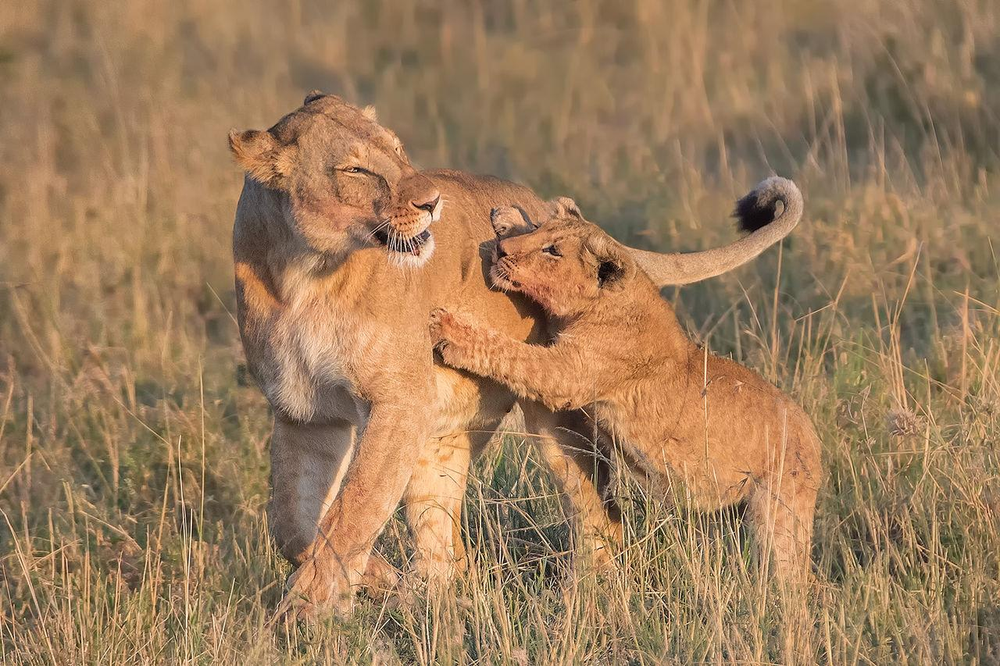
#> input picture L6/image_svd/image.png, 1000 x 666 px, shrunk from 1280 x 853 before the run
$ jupyter execute img_svd.ipynb
#> lines starting #> are read from the running program, lines starting #| are printed output that depends on the picture
[cell 1]
import numpy as np
from scipy.linalg import svd
from PIL import Image
import matplotlib.pyplot as plt
import matplotlib.image as img

[cell 2]
# 取前k倍奇异值数量的特征，对图像进行还原
def get_image_feature(s, k):
    # 对于S，只保留前K个特征值
    s_temp = np.zeros(s.shape[0])
    n = int(s.shape[0]*k)
    s_temp[0:n] = s[0:n]
    s = s_temp * np.identity(s.shape[0])
    # 用新的s_temp，以及p,q重构A
    temp = np.dot(p, s)
    temp = np.dot(temp, q)
    plt.imshow(temp, cmap=plt.cm.gray, interpolation='nearest')
    plt.show()
    print(A-temp)

[cell 3]
# 将 RGB 转为灰度图
def rgb2gray(rgb):
    return np.dot(rgb[..., :3], [0.299, 0.587, 0.114])

[cell 4]
# 加载图片
image = img.imread('./image.png', 0)
#> image is the input picture: shape (666, 1000, 3) float32; mean R, G, B 0.617, 0.49, 0.36
A = rgb2gray(image)
#> in rgb2gray, `return np.dot(rgb[..., :3], [0.299, 0.587, 0.114])`:
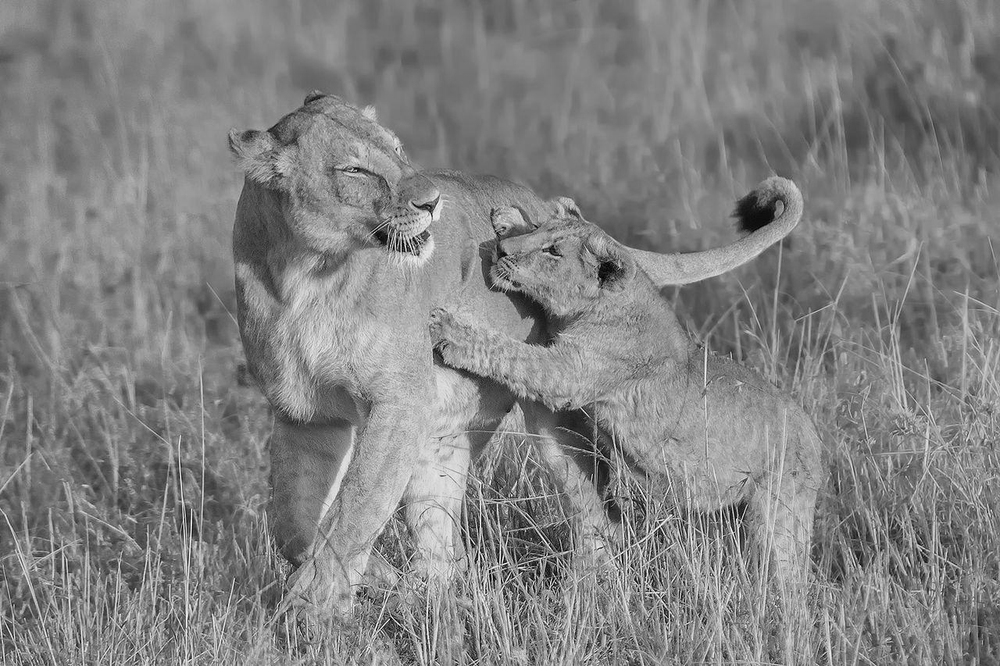
#> returned value: shape (666, 1000) float64; min 0, max 0.992, mean 0.513
# 显示原图像
plt.imshow(A, cmap=plt.cm.gray, interpolation='nearest')
plt.show()

[cell 5]
A

[cell 6]
# 对图像矩阵A进行奇异值分解，得到p,s,q
p, s, q = svd(A, full_matrices=False)
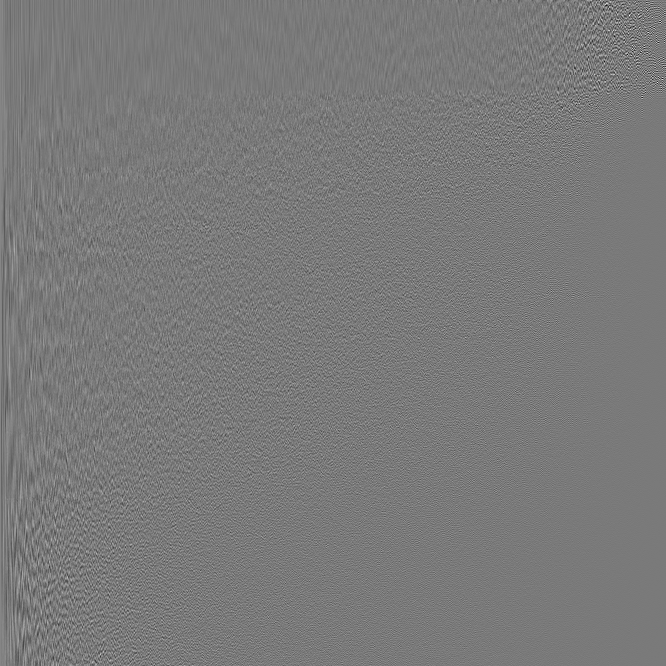
#> p: shape (666, 666) float64; min -0.413, max 0.449, mean 5.99e-05; drawn with min black and max white
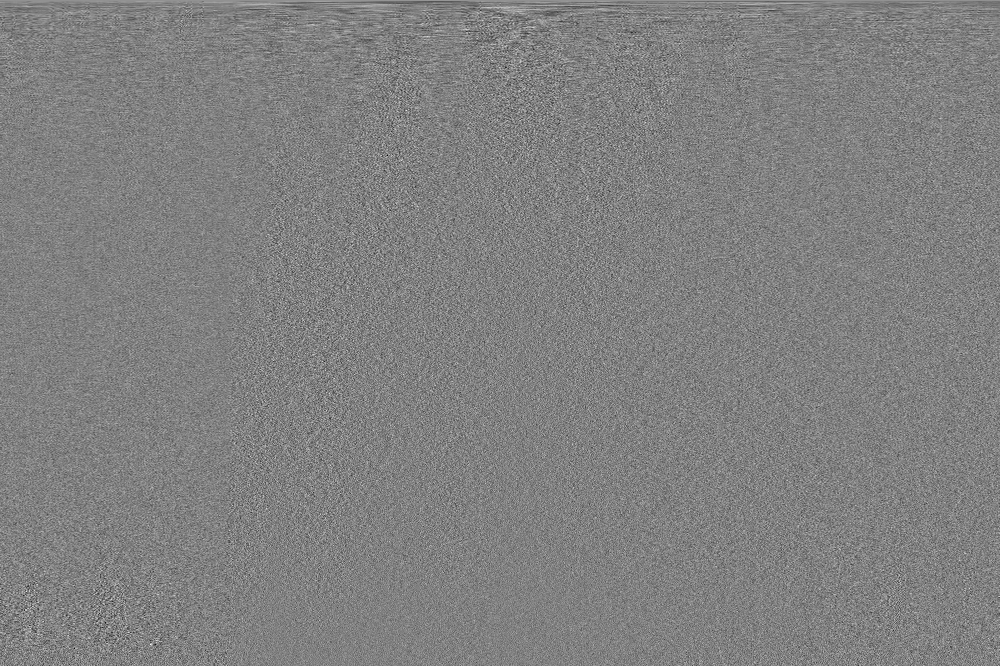
#> q: shape (666, 1000) float64; min -0.231, max 0.226, mean 5.17e-05; drawn with min black and max white
#> s = 666 values, max 420.2 at index 0, min 0.0189 at index 665, mean 2.71
# 取前1%特征，对图像进行还原
get_image_feature(s, 0.01)
#> in get_image_feature, `temp = np.dot(p, s)`:
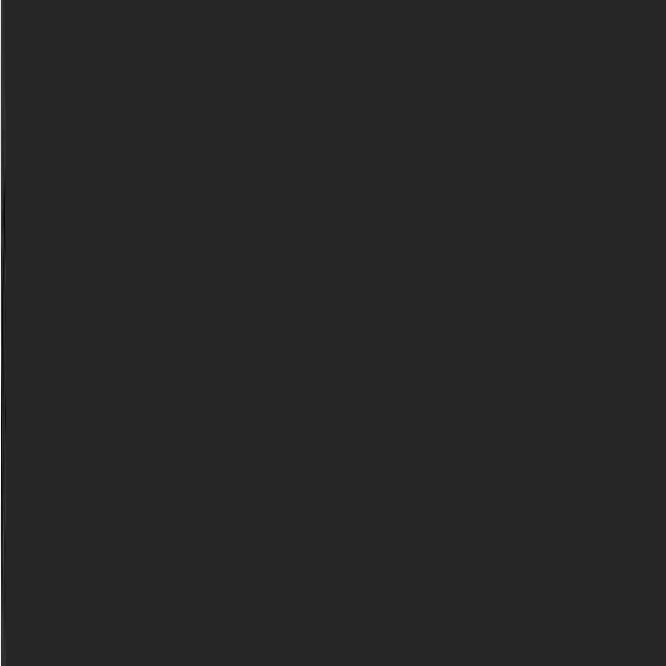
#> temp: shape (666, 666) float64; min -3.19, max 17.68, mean 0.0245; drawn with min black and max white
#> in get_image_feature, `temp = np.dot(temp, q)`:
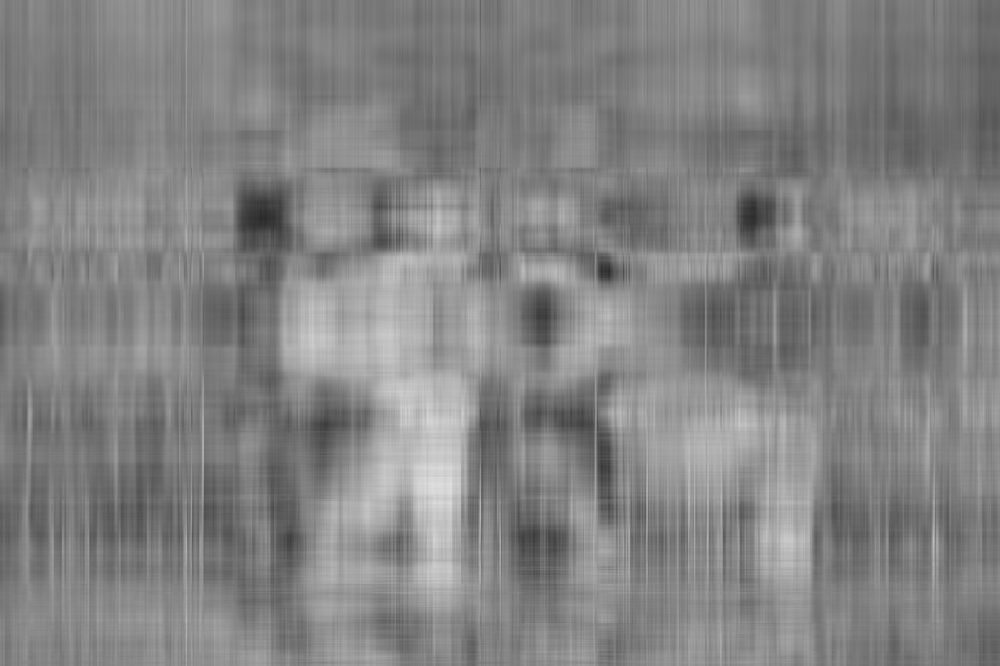
#> temp: shape (666, 1000) float64; min 0.162, max 0.874, mean 0.513
#> (printed output is left out)

[cell 7]
# 取前10%特征，对图像进行还原
get_image_feature(s, 0.1)
#> (printed output is left out)

[cell 8]
# 取前50%特征，对图像进行还原
get_image_feature(s, 0.5)
#> (printed output is left out)
